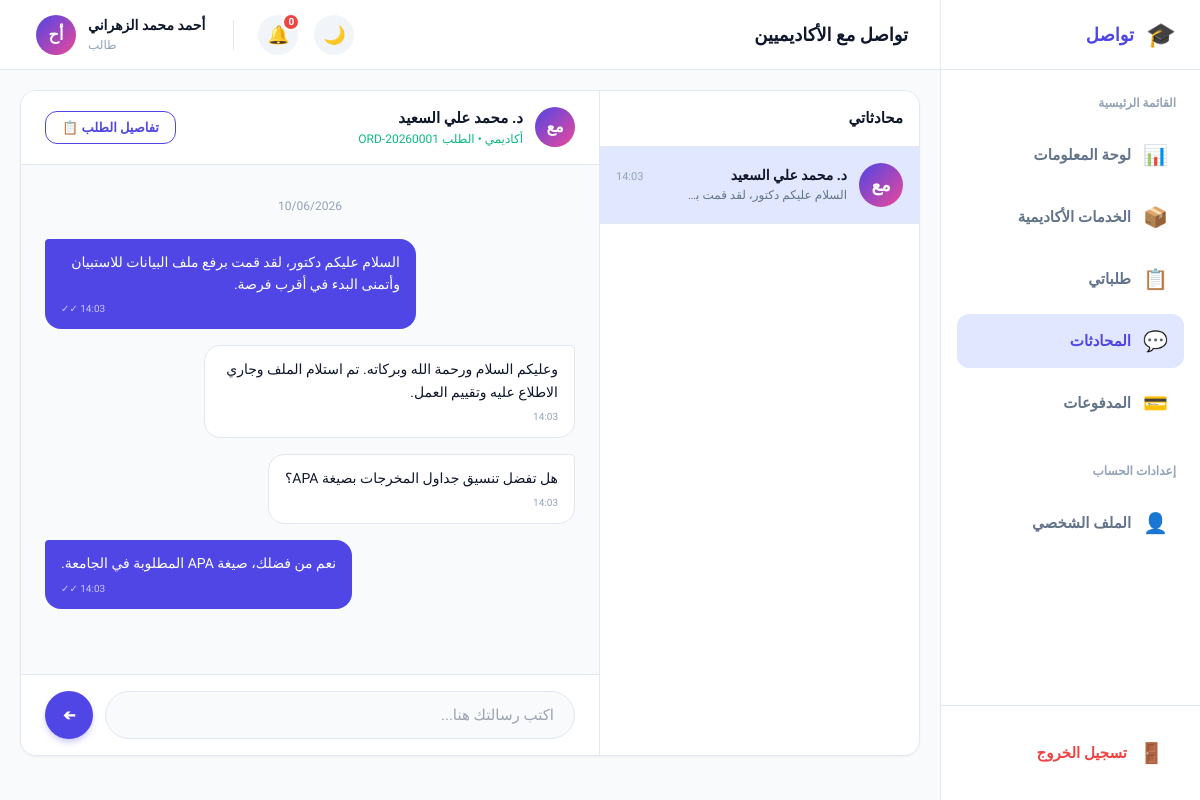
The page /student/chat.php (signed in) on the database its author committed.
### tables this page shows
CREATE TABLE IF NOT EXISTS `conversations` (
  `id`           INT UNSIGNED NOT NULL AUTO_INCREMENT,
  `order_id`     INT UNSIGNED NOT NULL UNIQUE COMMENT 'One conversation per order',
  `student_id`   INT UNSIGNED NOT NULL,
  `academic_id`  INT UNSIGNED NOT NULL,
  `created_at`   DATETIME NOT NULL DEFAULT CURRENT_TIMESTAMP,
  PRIMARY KEY (`id`),
  INDEX `idx_student`  (`student_id`),
  INDEX `idx_academic` (`academic_id`),
  CONSTRAINT `fk_conv_order`    FOREIGN KEY (`order_id`)    REFERENCES `orders`(`id`)    ON DELETE CASCADE,
  CONSTRAINT `fk_conv_student`  FOREIGN KEY (`student_id`)  REFERENCES `users`(`id`)     ON DELETE RESTRICT,
  CONSTRAINT `fk_conv_academic` FOREIGN KEY (`academic_id`) REFERENCES `academics`(`id`) ON DELETE RESTRICT
);

CREATE TABLE IF NOT EXISTS `academics` (
  `id`              INT UNSIGNED NOT NULL AUTO_INCREMENT,
  `name`            VARCHAR(100) NOT NULL,
  `email`           VARCHAR(150) NOT NULL UNIQUE,
  `password`        VARCHAR(255) NOT NULL,
  `phone`           VARCHAR(20) DEFAULT NULL,
  `specialty`       VARCHAR(150) DEFAULT NULL COMMENT 'Main academic specialty',
  `degree`          ENUM('بكالوريوس','ماجستير','دكتوراه') DEFAULT NULL,
  `university`      VARCHAR(200) DEFAULT NULL,
  `bio`             TEXT DEFAULT NULL,
  `avatar_initials` VARCHAR(4) DEFAULT NULL,
  `starting_price`  DECIMAL(10,2) DEFAULT 0.00 COMMENT 'Minimum price per order',
  `balance`         DECIMAL(10,2) NOT NULL DEFAULT 0.00 COMMENT 'Pending withdrawal balance',
  `total_earned`    DECIMAL(10,2) NOT NULL DEFAULT 0.00 COMMENT 'All time earnings',
  `rating`          DECIMAL(3,2) NOT NULL DEFAULT 0.00 COMMENT 'Average rating 0-5',
  `total_reviews`   INT UNSIGNED NOT NULL DEFAULT 0,
  `total_orders`    INT UNSIGNED NOT NULL DEFAULT 0,
  `status`          ENUM('pending','approved','rejected') NOT NULL DEFAULT 'pending',
  `availability`    ENUM('available','busy','vacation') NOT NULL DEFAULT 'available',
  `bank_name`       VARCHAR(100) DEFAULT NULL,
  `iban`            VARCHAR(50) DEFAULT NULL,
  `account_name`    VARCHAR(150) DEFAULT NULL,
  `created_at`      DATETIME NOT NULL DEFAULT CURRENT_TIMESTAMP,
  `updated_at`      DATETIME NOT NULL DEFAULT CURRENT_TIMESTAMP ON UPDATE CURRENT_TIMESTAMP,
  PRIMARY KEY (`id`),
  INDEX `idx_status`  (`status`),
  INDEX `idx_specialty`(`specialty`)
);

CREATE TABLE IF NOT EXISTS `orders` (
  `id`             INT UNSIGNED NOT NULL AUTO_INCREMENT,
  `order_number`   VARCHAR(20) NOT NULL UNIQUE COMMENT 'e.g. ORD-20260001',
  `student_id`     INT UNSIGNED NOT NULL,
  `academic_id`    INT UNSIGNED DEFAULT NULL COMMENT 'Assigned after acceptance',
  `service_id`     INT UNSIGNED NOT NULL,
  `package_id`     INT UNSIGNED DEFAULT NULL,
  `specialty`      VARCHAR(200) DEFAULT NULL COMMENT 'Specific sub-specialty',
  `academic_level` ENUM('بكالوريوس','ماجستير','دكتوراه') DEFAULT NULL,
  `language`       ENUM('العربية','الإنجليزية') DEFAULT 'العربية',
  `description`    TEXT DEFAULT NULL COMMENT 'Student notes / requirements',
  `deadline`       DATE DEFAULT NULL,
  `amount`         DECIMAL(10,2) NOT NULL DEFAULT 0.00,
  `status`         ENUM('new','accepted','in_progress','revision','completed','cancelled') NOT NULL DEFAULT 'new',
  `admin_notes`    TEXT DEFAULT NULL,
  `created_at`     DATETIME NOT NULL DEFAULT CURRENT_TIMESTAMP,
  `updated_at`     DATETIME NOT NULL DEFAULT CURRENT_TIMESTAMP ON UPDATE CURRENT_TIMESTAMP,
  PRIMARY KEY (`id`),
  UNIQUE KEY `uq_order_number` (`order_number`),
  INDEX `idx_student`  (`student_id`),
  INDEX `idx_academic` (`academic_id`),
  INDEX `idx_status`   (`status`),
  CONSTRAINT `fk_ord_student`  FOREIGN KEY (`student_id`)  REFERENCES `users`(`id`)     ON DELETE RESTRICT,
  CONSTRAINT `fk_ord_academic` FOREIGN KEY (`academic_id`) REFERENCES `academics`(`id`) ON DELETE SET NULL,
  CONSTRAINT `fk_ord_service`  FOREIGN KEY (`service_id`)  REFERENCES `services`(`id`)  ON DELETE RESTRICT,
  CONSTRAINT `fk_ord_package`  FOREIGN KEY (`package_id`)  REFERENCES `packages`(`id`)  ON DELETE SET NULL
);

CREATE TABLE IF NOT EXISTS `messages` (
  `id`               INT UNSIGNED NOT NULL AUTO_INCREMENT,
  `conversation_id`  INT UNSIGNED NOT NULL,
  `sender_id`        INT UNSIGNED NOT NULL COMMENT 'ID from users or academics table',
  `sender_type`      ENUM('student','academic','admin') NOT NULL,
  `content`          TEXT NOT NULL,
  `is_read`          TINYINT(1) NOT NULL DEFAULT 0,
  `sent_at`          DATETIME NOT NULL DEFAULT CURRENT_TIMESTAMP,
  PRIMARY KEY (`id`),
  INDEX `idx_conv`    (`conversation_id`),
  INDEX `idx_sender`  (`sender_id`, `sender_type`),
  CONSTRAINT `fk_msg_conv` FOREIGN KEY (`conversation_id`)
    REFERENCES `conversations`(`id`) ON DELETE CASCADE ON UPDATE CASCADE
);

### config/auth.php (called while the page is built, shortened)
<?php
require_once __DIR__ . '/db.php';
function currentUser(): ?array {
    return [
        'id'     => $_SESSION['user_id'],
        'name'   => $_SESSION['user_name'],
        'email'  => $_SESSION['user_email'],
        'role'   => $_SESSION['user_role'],
        'avatar' => $_SESSION['user_avatar'],
    ];
}

### config/db.php (called while the page is built, shortened)
<?php
function db(): PDO {
    static $pdo = null;
    if ($pdo === null) {
        $dsn = sprintf(
            'mysql:host=%s;dbname=%s;charset=%s',
            DB_HOST,
            DB_NAME,
            DB_CHARSET
        );
        try {
            $pdo = new PDO($dsn, DB_USER, DB_PASS, [
                PDO::ATTR_ERRMODE            => PDO::ERRMODE_EXCEPTION,
                PDO::ATTR_DEFAULT_FETCH_MODE => PDO::FETCH_ASSOC,
                PDO::ATTR_EMULATE_PREPARES   => false,
            ]);
        } catch (PDOException $e) {
            http_response_code(500);
            die(json_encode([
                'error'   => true,
                'message' => 'خطأ في الاتصال بقاعدة البيانات. يرجى المحاولة لاحقاً.'
            ]));
        }
    }
    return $pdo;
}

### config/functions.php (called while the page is built, shortened)
<?php
require_once __DIR__ . '/db.php';
function getConversationMessages(int $conversationId): array {
    $stmt = db()->prepare(
        'SELECT * FROM messages WHERE conversation_id = ? ORDER BY sent_at ASC'
    );
    $stmt->execute([$conversationId]);
    return $stmt->fetchAll();
}
function countUnreadNotifications(int $userId, string $userType): int {
    $stmt = db()->prepare(
        'SELECT COUNT(*) FROM notifications WHERE user_id = ? AND user_type = ? AND is_read = 0'
    );
    $stmt->execute([$userId, $userType]);
    return (int) $stmt->fetchColumn();
}
function e(mixed $value): string {
    return htmlspecialchars((string)($value ?? ''), ENT_QUOTES, 'UTF-8');
}

### student/chat.php (the view, shortened to what this page needs)
<?php
require_once __DIR__ . '/../config/auth.php';
require_once __DIR__ . '/../config/functions.php';
$user = currentUser();
$db   = db();
$conv_stmt = $db->prepare(
    'SELECT c.*, o.order_number, a.name AS academic_name, a.avatar_initials AS academic_avatar,
            (SELECT content FROM messages m WHERE m.conversation_id = c.id ORDER BY m.sent_at DESC LIMIT 1) AS last_message,
            (SELECT sent_at FROM messages m WHERE m.conversation_id = c.id ORDER BY m.sent_at DESC LIMIT 1) AS last_time,
            (SELECT COUNT(*) FROM messages m WHERE m.conversation_id = c.id AND m.sender_type = ? AND m.is_read = 0) AS unread_count
     FROM conversations c
     JOIN orders o ON c.order_id = o.id
     JOIN academics a ON c.academic_id = a.id
     WHERE c.student_id = ?
     ORDER BY last_time DESC'
);
$conv_stmt->execute(['academic', $user['id']]);
$conversations = $conv_stmt->fetchAll();
$active_conv_id = (int)($_GET['conv'] ?? ($conversations[0]['id'] ?? 0));
$active_conv    = null;
$messages       = [];
if ($active_conv_id) {
    foreach ($conversations as $c) {
        if ($c['id'] == $active_conv_id) {
            $active_conv = $c;
            break;
        }
    }
    if ($active_conv) {
        $messages = getConversationMessages($active_conv_id);
    }
}
?>
<!DOCTYPE html>
<html lang="ar" dir="rtl">
<head>
  <script src="https://cdn.tailwindcss.com"></script>
  <link rel="stylesheet" href="assets/css/style.css">
</head>
<body>
  <div class="app-container">
    <aside class="sidebar" id="sidebar">
      <div class="sidebar-header">
        <div class="logo-icon">🎓</div>
        <div class="logo-text">تواصل</div>
      </div>
      <nav class="sidebar-nav">
        <div style="font-size:12px;color:var(--text-muted);font-weight:700;margin-bottom:8px;padding:0 8px">القائمة الرئيسية</div>
        <a href="student-dashboard.php" class="nav-item"><span class="icon">📊</span><span>لوحة المعلومات</span></a>
        <a href="services.php" class="nav-item"><span class="icon">📦</span><span>الخدمات الأكاديمية</span></a>
        <a href="orders.php" class="nav-item"><span class="icon">📋</span><span>طلباتي</span></a>
        <a href="chat.php" class="nav-item active"><span class="icon">💬</span><span>المحادثات</span></a>
        <a href="payments.php" class="nav-item"><span class="icon">💳</span><span>المدفوعات</span></a>
        <div style="font-size:12px;color:var(--text-muted);font-weight:700;margin-top:24px;margin-bottom:8px;padding:0 8px">إعدادات الحساب</div>
        <a href="profile.php" class="nav-item"><span class="icon">👤</span><span>الملف الشخصي</span></a>
      </nav>
      <div style="padding:20px;border-top:1px solid var(--border-color)">
        <a href="../logout.php" class="nav-item" style="color:var(--danger)">
          <span class="icon">🚪</span><span>تسجيل الخروج</span>
        </a>
      </div>
    </aside>
    <main class="main-area">
      <header class="top-navbar">
        <div style="display:flex;align-items:center;gap:16px">
          <div class="h3">تواصل مع الأكاديميين</div>
        </div>
        <div class="navbar-actions">
          <button class="icon-btn dark-toggle" aria-label="تبديل المظهر">🌙</button>
          <button class="icon-btn" aria-label="الإشعارات">
            🔔<span class="badge-dot"><?= countUnreadNotifications($user['id'], 'student') ?></span>
          </button>
          <div class="user-profile">
            <div class="user-info" style="text-align:left">
              <span class="user-name"><?= e($user['name']) ?></span>
              <span class="user-role">طالب</span>
            </div>
            <div class="user-avatar"><?= e($user['avatar']) ?></div>
          </div>
        </div>
      </header>
      <div class="content-wrap" style="padding:20px;display:flex;flex-direction:column">
        <div class="chat-layout shadow-sm">
          <div class="chat-sidebar">
            <div style="padding:16px;border-bottom:1px solid var(--border-color)">
              <div style="font-weight:700;font-size:15px">محادثاتي</div>
            </div>
            <div class="chat-list">
              <?php if (empty($conversations)): ?>
                <div style="padding:32px;text-align:center;color:var(--text-secondary);font-size:14px">
                  <div style="font-size:32px;margin-bottom:12px">💬</div>
                  لا توجد محادثات بعد.<br>ستظهر هنا عند تعيين أكاديمي لطلبك.
                </div>
              <?php else: ?>
                <?php foreach ($conversations as $conv):
                  $isActive = $conv['id'] == $active_conv_id;
                  $avatarLetter = mb_substr($conv['academic_name'], 0, 1, 'UTF-8');
                ?>
                  <a href="chat.php?conv=<?= $conv['id'] ?>" class="chat-contact <?= $isActive ? 'active' : '' ?>">
                    <div style="width:44px;height:44px;border-radius:50%;background:linear-gradient(135deg,var(--primary),var(--secondary));color:white;display:flex;align-items:center;justify-content:center;font-weight:800;font-size:18px;flex-shrink:0">
                      <?= e($conv['academic_avatar'] ?: $avatarLetter) ?>
                    </div>
                    <div style="overflow:hidden;flex:1">
                      <div style="display:flex;justify-content:space-between;align-items:baseline">
                        <span style="font-weight:700;font-size:14px;color:var(--text-primary)"><?= e($conv['academic_name']) ?></span>
                        <?php if ($conv['last_time']): ?>
                          <span style="font-size:11px;color:var(--text-muted)"><?= date('H:i', strtotime($conv['last_time'])) ?></span>
                        <?php endif; ?>
                      </div>
                      <div style="display:flex;justify-content:space-between;align-items:center">
                        <div style="font-size:12px;color:var(--text-secondary);white-space:nowrap;overflow:hidden;text-overflow:ellipsis;max-width:160px">
                        </div>
                      </div>
                    </div>
                  </a>
                <?php endforeach; ?>
              <?php endif; ?>
            </div>
          </div>
          <div class="chat-main">
            <?php if ($active_conv): ?>
              <div class="chat-header">
                <div style="display:flex;align-items:center;gap:12px">
                  <div style="width:40px;height:40px;border-radius:50%;background:linear-gradient(135deg,var(--primary),var(--secondary));color:white;display:flex;align-items:center;justify-content:center;font-weight:800">
                    <?= e($active_conv['academic_avatar'] ?: mb_substr($active_conv['academic_name'], 0, 1, 'UTF-8')) ?>
                  </div>
                  <div>
                    <div style="font-weight:700;font-size:15px;color:var(--text-primary)"><?= e($active_conv['academic_name']) ?></div>
                    <div style="font-size:12px;color:var(--success)">أكاديمي • الطلب <?= e($active_conv['order_number']) ?></div>
                  </div>
                </div>
                <a href="order-details.php?id=<?= $active_conv['order_id'] ?>" class="btn btn-outline" style="padding:6px 16px;font-size:13px">تفاصيل الطلب 📋</a>
              </div>
              <div class="chat-messages" id="chatMessages">
                <?php if (empty($messages)): ?>
                  <div style="text-align:center;color:var(--text-muted);font-size:13px;padding:32px">
                    ابدأ المحادثة مع الأكاديمي الآن 👋
                  </div>
                <?php else: ?>
                  <?php
                  $lastDate = '';
                  foreach ($messages as $msg):
                    $msgDate = date('Y-m-d', strtotime($msg['sent_at']));
                    $isSent  = ($msg['sender_type'] === 'student');
                    if ($msgDate !== $lastDate):
                      $lastDate = $msgDate;
                  ?>
                    <div style="text-align:center;font-size:12px;color:var(--text-muted);margin:8px 0"><?= date('d/m/Y', strtotime($msg['sent_at'])) ?></div>
                  <?php endif; ?>
                    <div class="msg <?= $isSent ? 'msg-sent' : 'msg-received' ?>">
                      <?= nl2br(e($msg['content'])) ?>
                      <div class="msg-time"><?= date('H:i', strtotime($msg['sent_at'])) ?> <?= $isSent ? '✓✓' : '' ?></div>
                    </div>
                  <?php endforeach; ?>
                <?php endif; ?>
              </div>
              <form method="POST" action="chat.php?conv=<?= $active_conv_id ?>" class="chat-input-area" id="chatForm">
                <input type="text" name="content" id="chatInput" placeholder="اكتب رسالتك هنا..." class="form-input" style="border-radius:40px;padding:12px 20px;flex:1" required autocomplete="off">
                <button type="submit" class="btn btn-primary" style="border-radius:50%;width:48px;height:48px;padding:0;display:flex;align-items:center;justify-content:center;flex-shrink:0" aria-label="إرسال">
                  <span style="transform:rotate(180deg)">➔</span>
                </button>
              </form>
            <?php endif; ?>
          </div>
        </div>
      </div>
    </main>
  </div>
</body>
</html>

### rows shown on the page
conversations: academic.avatar_initials "مع", academic.name "د. محمد علي السعيد", last_time "14:03", order.order_number "ORD-20260001"
messages: sent_at "10/06/2026", content "السلام عليكم دكتور، لقد قمت برفع ملف البيانات للاستبيان وأتمنى البدء في أقرب فرصة."
messages: content "وعليكم السلام ورحمة الله وبركاته. تم استلام الملف وجاري الاطلاع عليه وتقييم العمل.", sent_at "14:03"
messages: content "هل تفضل تنسيق جداول المخرجات بصيغة APA؟", sent_at "14:03"
messages: content "نعم من فضلك، صيغة APA المطلوبة في الجامعة."

### other values the page prints
countUnreadNotifications($user['id'], 'student') "0"
$user['name'] "أحمد محمد الزهراني"
$user['avatar'] "أح"
